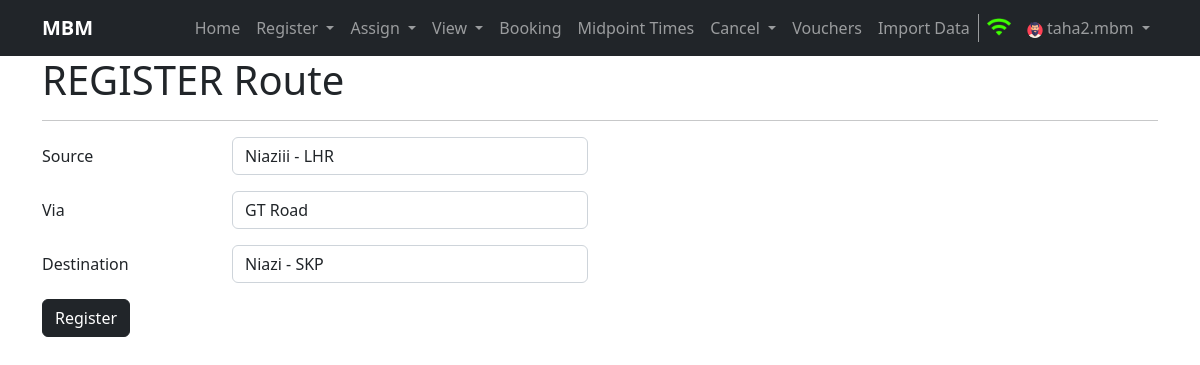
Page /modifyroute/2 (signed in) on the committed database.
### home/models.py (models this page shows, shortened)
class Route(models.Model):
    source = models.ForeignKey(Terminal, related_name='source_terminal', on_delete=models.CASCADE)
    destination = models.ForeignKey(Terminal, related_name='destination_terminal', on_delete=models.CASCADE)
    via = models.CharField(max_length=100)
    created = models.DateTimeField(auto_now_add=True, editable=False, null=False, blank=False)
    last_modified = models.DateTimeField(auto_now_add=True, editable=False, null=False, blank=False)
    class Meta:
        verbose_name_plural = 'Route'

class Terminal(models.Model):
    tcode = models.CharField(max_length=3, unique=True)
    name = models.CharField(max_length=100)
    city = models.CharField(max_length=100)
    address = models.CharField(max_length=150)
    created = models.DateTimeField(auto_now_add=True, editable=False, null=False, blank=False)
    last_modified = models.DateTimeField(auto_now_add=True, editable=False, null=False, blank=False)
    class Meta:
        verbose_name_plural = 'Terminal'
    def __str__(self):
        return self.name + ' - ' + self.city

### home/views.py (the view, shortened to what this page needs)
# urls.py: path('modifyroute/<int:route_id>', views.modifyroute, name='modifyroute'),
def modifyroute(request, route_id):
    if request.user.is_anonymous:
        return redirect('/login')
    route = None
    terminals = None
    try:
        route = Route.objects.get(id=route_id)
        terminals = Terminal.objects.all()
    except Exception as e:
        messages.warning(request, e)
    return render(request, 'modifyroute.html', {'route': route, 'terminals': terminals})

### templates/modifyroute.html (shortened to what this page needs)
{% extends 'base.html' %}
{% block username %}{{ request.user.username }}{% endblock username %}
{%block body%}
<div class="container">
    <h1>REGISTER Route</h1>
    <hr>
</div>
<div class="container my-3">
    <form method="post" name="register" action="">
        <div class="mb-3 row">
            <label for="inputSource" class="col-sm-2 col-form-label">Source</label>
            <div class="col-sm-4">
              <select name="inputSource" class="form-control" id="inputSource" required>
                {% if terminals %}
                   {% for terminal in terminals%}
                   <option value="{{terminal.id}}" {% if terminal == route.source %}selected{% endif %}>{{terminal}}</option>
                   {% endfor %}
                {% endif %}
              </select>
            </div>
          </div>
          <div class="mb-3 row">
            <label for="inputVia" class="col-sm-2 col-form-label">Via</label>
            <div class="col-sm-4">
              <input type="text" class="form-control" id="inputVia" name="inputVia" placeholder="Via" min="2" max="100" value="{{route.via}}" required>
            </div>
          </div>
          <div class="mb-3 row">
            <label for="inputDestination" class="col-sm-2 col-form-label">Destination</label>
            <div class="col-sm-4">
              <select name="inputDestination" class="form-control" id="inputDestination" required>
                {% if terminals %}
                   {% for terminal in terminals %}
                     <option value="{{terminal.id}}" {% if terminal == route.destination %}selected{% endif %}>{{terminal}}</option>
                   {% endfor %}
                {% endif %}
              </select>
            </div>
          </div>
          <button type="submit" name="route" class="btn btn-dark btn-md">Register</button>
    </form>
</div>
{%endblock body%}

### rows in the picture
Route: inputSource "Niaziii - LHR", inputVia "GT Road", inputDestination "Niazi - SKP"

### other values in the picture
{{ request.user.username }} "taha2.mbm"
